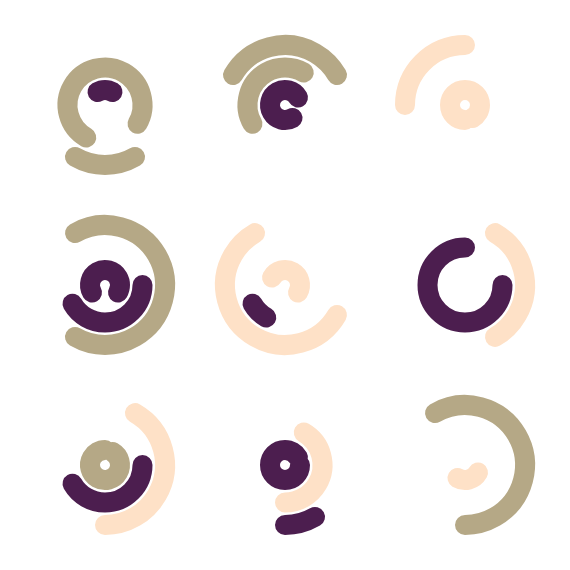
Frame 1 (no input)
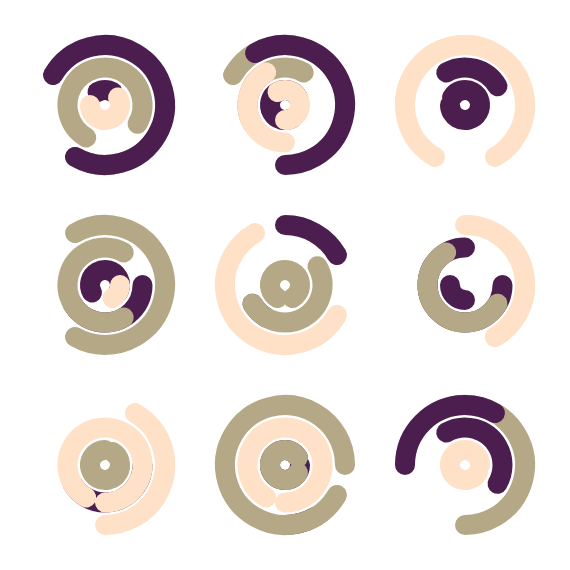
Frame 2 (the mouse pressed at the canvas centre, redrawn once)

The p5.js sketch that drew these frames (run headless with seeded random() and noise() and a simulated clock; the mouse was pressed at the canvas centre and the sketch redrawn once):

// p5.js sketch
// ── sketch.js
const ROWS = 3;
const COLUMNS = 3;
const CELL_SIZE = 150;
const MARGIN = CELL_SIZE * 0.1;
const PADDING = CELL_SIZE * 0.1;
const BOX_SIZE = CELL_SIZE + (PADDING * 2);
const OFFSET = (BOX_SIZE / 2) + MARGIN;
const ARC_WEIGHT = 20;
const ARC_RADIUS_START = CELL_SIZE * 0.2;
const ARC_RADIUS_STEP = CELL_SIZE * 0.3;
let PALETTE = [];

function setup() {
  let canvasWidth = (MARGIN * 2) + (BOX_SIZE * COLUMNS);
  let canvasHeight = (MARGIN * 2) + (BOX_SIZE * ROWS);
  createCanvas(canvasWidth, canvasHeight);
  PALETTE = [
    color(181, 168, 134), // khaki
    color(254, 225, 199), // peach
    color(76, 30, 79), // purple
  ];
  noLoop();
  angleMode(DEGREES);
  rectMode(CENTER);
}

function draw() {
  for (let x = 0; x < COLUMNS; x++) {
     for (let y = 0; y < ROWS; y++) {
        let posX = OFFSET + (x * BOX_SIZE);
        let posY = OFFSET + (y * BOX_SIZE);
        for (let n = 0; n < 3; n++)
        {
          let radius = ARC_RADIUS_START + (ARC_RADIUS_STEP * n);
          let angleStart = 30 * floor(random(0, 12));
          let angleStop = (angleStart + (30 * floor(random(0, 12)))) % 360; 
          let arcColor = getRandomColorFromPalette();
          noFill();
          strokeWeight(ARC_WEIGHT);
          stroke(arcColor);
          arc(posX, posY, radius, radius, angleStart, angleStop);
        }    
    }
  }
}

function getRandomColorFromPalette() {
  return PALETTE[floor(random(0, PALETTE.length))];
}
